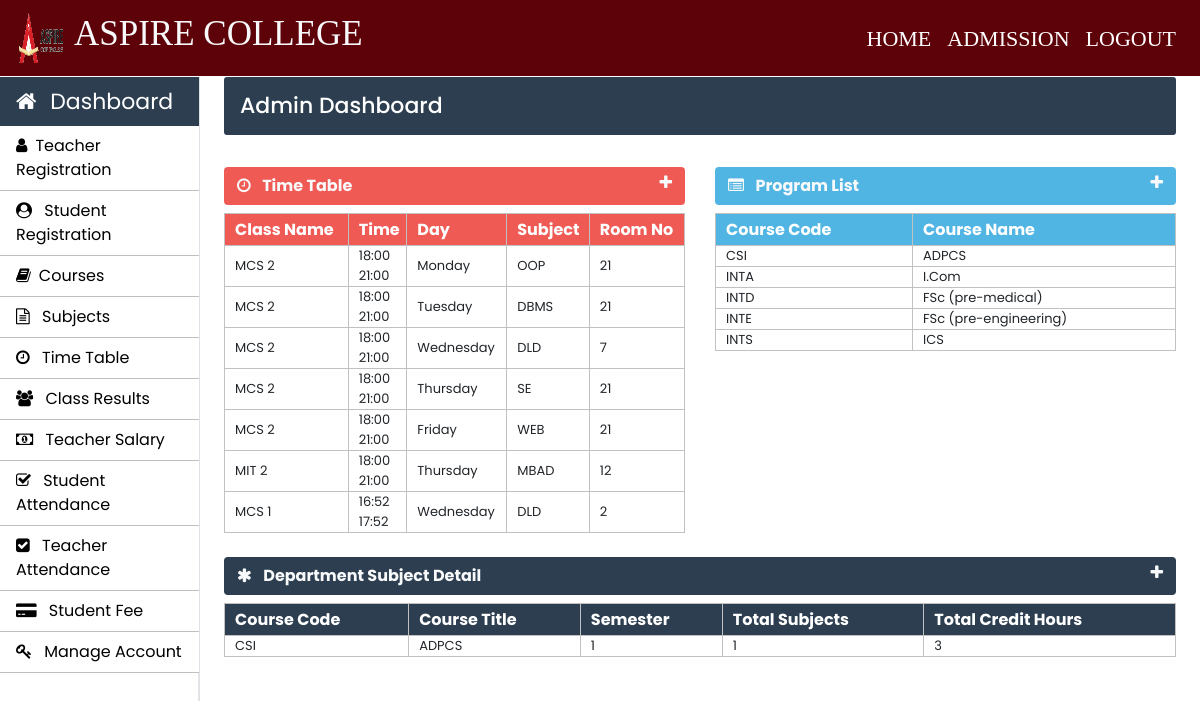
The page /admin/admin-index.php (signed in) on the database its author committed.
### tables this page shows
CREATE TABLE `time_table` (
  `id` int(11) NOT NULL,
  `course_code` varchar(10) NOT NULL,
  `semester` int(11) NOT NULL,
  `timing_from` varchar(10) NOT NULL,
  `timing_to` varchar(10) NOT NULL,
  `day` varchar(20) NOT NULL,
  `subject_code` varchar(20) NOT NULL,
  `room_no` int(11) NOT NULL
);

CREATE TABLE `weekdays` (
  `day_id` int(11) NOT NULL,
  `day_name` varchar(15) NOT NULL
);

CREATE TABLE `courses` (
  `course_code` varchar(10) NOT NULL,
  `course_name` varchar(50) NOT NULL,
  `semester_or_year` varchar(10) NOT NULL,
  `no_of_year` int(10) NOT NULL
);

### Admin/admin-index.php (the view, shortened to what this page needs)
	<?php
		require_once "../connection/connection.php";
	?>
	<?php include('../common/common-header.php') ?>
	<?php include('../common/admin-sidebar.php') ?>
		<main role="main" class="col-xl-10 col-lg-9 col-md-8 ml-sm-auto px-md-4 mb-2 w-100 page-content-index">
			<div class="flex-wrap flex-md-no-wrap pt-3 pb-2 mb-3 text-white admin-dashboard pl-3">
				<h4>Admin Dashboard </h4>
			</div>
			<div class="row">
				<div class=" col-lg-6 col-md-12 col-sm-12 ">
					<div>
						<section class="mt-3">
							<div class="btn btn-block table-one text-light d-flex">
								<span class="font-weight-bold"><i class="fa fa-clock-o mr-2" aria-hidden="true"></i> Time Table</span>
								<a href="" class="ml-auto" data-toggle="collapse" data-target="#collapseOne"><i class="fa fa-plus text-light" aria-hidden="true"></i></a>
							</div>
							<div class="collapse show mt-2" id="collapseOne">
								<table class="w-100 table-elements table-one-tr"cellpadding="2">
									<tr class="pt-5 table-one text-white" style="height: 32px;">
										<th>Class Name</th>
										<th>Time</th>
										<th>Day</th>
										<th>Subject</th>
										<th>Room No</th>
									</tr>
									<?php
										$query="select * from time_table tt inner join weekdays wd on tt.day=wd.day_id";
										$run=mysqli_query($con,$query);
										while($row=mysqli_fetch_array($run)) {
											echo "<tr>";
											echo "<td>".$row["course_code"]." ".$row["semester"]."</td>";
											echo "<td>".$row["timing_from"]."<br>".$row["timing_to"]."</td>";
											echo "<td>".$row["day_name"]."</td>";
											echo "<td>".$row["subject_code"]."</td>";
											echo "<td>".$row["room_no"]."</td>";
											echo "</tr>";
										}
									?>
								</table>
							</div>
						</section>
					</div>
				</div>
				<div class=" col-lg-6 col-md-12 col-sm-12">
					<div>
						<section class="mt-3">
							<div class="btn btn-block table-two text-light d-flex">
								<span class="font-weight-bold"><i class="fa fa-list-alt mr-2" aria-hidden="true"></i> Program List</span>
								<a href="" class="ml-auto" data-toggle="collapse" data-target="#collapsetwo"><i class="fa fa-plus text-light" aria-hidden="true"></i></a>
							</div>
							<div class="collapse show mt-2" id="collapsetwo">
								<table class="w-100 table-elements table-two-tr"cellpadding="2">
									<tr class="pt-5 table-two text-white" style="height: 32px;">
										<th>Course Code</th>
										<th>Course Name</th>
									</tr>
									<?php
										$query="select course_name,course_code from courses";
										$run=mysqli_query($con,$query);
										while($row=mysqli_fetch_array($run)) { ?>
											<tr>
												<td><?php echo $row['course_code'] ?></td>
												<td><?php echo $row['course_name'] ?></td>
											</tr>
										<?php }
									?>
								</table>
							</div>
						</section>
					</div>
				</div>
				<div class="col-md-12">
					<div>
						<section class="mt-4">
							<div class="btn btn-block table-three text-light d-flex">
								<span class="font-weight-bold"><i class="fa fa-asterisk mr-2" aria-hidden="true"></i> Department Subject Detail</span>
								<a href="" class="ml-auto" data-toggle="collapse" data-target="#collapsethree"><i class="fa fa-plus text-light" aria-hidden="true"></i></a>
							</div>
							<div class="collapse show mt-2" id="collapsethree">
								<table class="w-100 table-elements table-three-tr"cellpadding="2">
									<tr class="pt-5 table-three text-white" style="height: 32px;">
										<th>Course Code</th>
										<th>Course Title</th>
										<th>Semester</th>
										<th>Total Subjects</th>
										<th>Total Credit Hours</th>
									</tr>
									<?php
										$query="select course_code,course_name,semester,count(subject_code) as subject_code,sum(credit_hours) as credit_hours from course_subjects join courses using(course_code) group by course_code, semester";
										$run=mysqli_query($con,$query);
										while($row=mysqli_fetch_array($run)) {
											echo "<tr>";
											echo "<td>".$row["course_code"]."</td>";
											echo "<td>".$row["course_name"]."</td>";
											echo "<td>".$row["semester"]."</td>";
											echo "<td>".$row["subject_code"]."</td>";
											echo "<td>".$row["credit_hours"]."</td>";
											echo "</tr>";
										}
									?>
								</table>
							</div>
						</section>
					</div>
				</div>
			</div>
		</main>
	</body>
</html>

### Common/common-header.php (shortened to what this page needs)
<!doctype html>
<html lang="en">
	<head>
      <link rel="stylesheet" type="text/css" href="../bootstrap/css/bootstrap.min.css">
      <link rel="stylesheet" type="text/css" href="../css/footer.css">
      <link rel="stylesheet" type="text/css" href="../css/style.css">
    <link rel="stylesheet" href="https://stackpath.bootstrapcdn.com/font-awesome/4.7.0/css/font-awesome.min.css">
  </head>
  <body>
    <nav class="navbar navbar-expand-lg navbar-dark header-back sticky-top header-navbar-fonts">
      <a class="navbar-brand d-flex align-items-center" href="../index.php">
        <img src="../Images/logo-wide.png" class="logo-image" width="50" height="50">
        <h3 class="text-light text-uppercase ml-2">ASPIRE College</h3>
      </a>
      <div class="collapse navbar-collapse" id="navbarNavDropdown">
        <ul class="navbar-nav ml-auto">
          <li class="nav-item active">
            <a class="nav-link" href="../index.php">HOME<span class="sr-only">(current)</span></a>
          </li>
          <li class="nav-item active">
            <a class="nav-link" href="../admission.php">ADMISSION<span class="sr-only">(current)</span></a>
          </li>
          <li class="nav-item active">
            <a class="nav-link" href="../login/logout.php">LOGOUT<span class="sr-only">(current)</span></a>
          </li>
        </ul>
      </div>
    </nav>

### Common/admin-sidebar.php (shortened to what this page needs)
 <nav id="sidebarMenu" class="">
<div class="col-xl-2 col-lg-3 col-md-4 sidebar position-fixed border-right">
     <div class="sidebar-header">
       <div class="nav-item">
           <a class="nav-link text-white" href="../admin/admin-index.php">
               <i class="fa fa-home mr-2" aria-hidden="true"></i> Dashboard
           </a>
       </div>
     </div>
     <ul class="nav flex-column">
       <li class="nav-item">
         <a class="nav-link" href="../admin/Teacher.php">
           <i class="fa fa-user mr-2" aria-hidden="true"></i>Teacher Registration
         </a>
     </li>
       <li class="nav-item">
         <a class="nav-link" href="../admin/Student.php">
           <i class="fa fa-user-circle mr-2" aria-hidden="true"></i> Student Registration
         </a>
       </li>
       <li class="nav-item">
         <a class="nav-link" href="../admin/Courses.php">
           <i class="fa fa-book mr-2" aria-hidden="true"></i>Courses
         </a>
       </li>
       <li class="nav-item">
         <a class="nav-link" href="../admin/subjects.php">
           <i class="fa fa-file-text-o mr-2" aria-hidden="true"></i> Subjects
         </a>
       </li>
       <li class="nav-item">
         <a class="nav-link" href="../admin/time-table.php">
            <i class="fa fa-clock-o mr-2" aria-hidden="true"></i> Time Table
         </a>
 </li>
       <li class="nav-item">
         <a class="nav-link" href="../admin/class-result.php">
           <i class="fa fa-users mr-2" aria-hidden="true"></i> Class Results
         </a>
       </li>
       <li class="nav-item">
         <a class="nav-link" href="../admin/teacher-salary.php">
           <i class="fa fa-money mr-2" aria-hidden="true"></i> Teacher Salary
         </a>
       </li>
       <li class="nav-item">
         <a class="nav-link" href="../admin/student-attendance.php">
           <i class="fa fa-check-square-o mr-2" aria-hidden="true"></i> Student Attendance
         </a>
       </li>
       <li class="nav-item">
         <a class="nav-link" href="../admin/teacher-attendance.php">
           <i class="fa fa-check-square mr-2" aria-hidden="true"></i> Teacher Attendance
         </a>
       </li>
       <li class="nav-item">
         <a class="nav-link" href="../admin/student-fee.php">
           <i class="fa fa-credit-card-alt mr-2" aria-hidden="true"></i> Student Fee
         </a>
       </li>
       <li class="nav-item">
         <a class="nav-link" href="../admin/manage-accounts.php">
           <i class="fa fa-key mr-2" aria-hidden="true"></i> Manage Account
         </a>
       </li>
     </ul>
   </div>
 </nav>

### Css/Footer.css (style rules this page uses)
body { line-height: 1.5; font-family: 'poppins' , sans-serif; }
* { margin: 0; padding: 0; box-sizing: border-box; }
.row { display: flex; flex-wrap: wrap; }
ul { list-style: none; }

### Css/style.css (style rules this page uses)
h3 { font-size: 25px; }
h4 { font-size: 22px; }
.header-back { background: #5e0209; }
.header-navbar-fonts { font-family: Cambria, Cochin, Georgia, Times, 'Times New Roman', serif; }
.header-navbar-fonts h3 { font-size: 35px !important; }
.header-navbar-fonts ul li a { font-size: 22px !important; }
.sidebar { padding: 0; margin-top: 1px; height: 100%; box-shadow: inset -1px 0 0 rgba(0, 0, 0, .1); background-color: #fff; }
.sidebar-header { background: #2c3e50; font-size: 22px !important; }
.sidebar ul { background-color: #ffffff; }
.sidebar ul li { border-bottom: 1px solid rgb(192, 190, 190); }
.sidebar ul li a { font-size: 16px !important; color: black; }
.admin-dashboard { margin-top: 1px !important; background: #2c3e50 !important; border-radius: 3px; }
.table-elements tr, td, th { font-size: 13px; border: 1px solid rgb(194, 193, 193); padding-left: 10px !important; }
.table-one { background: #eb1811b6; }
.table-two { background: #51b5e4; }
.table-three { background: #2c3e50 !important; }
.table-font-for-transcript td, th { font-size: 16px !important; }

### rows shown on the page
time_table: course_code "MCS", semester "2", timing_from "18:00", timing_to "21:00", weekdays.day_name "Monday", subject_code "OOP", room_no "21"
time_table: course_code "MCS", semester "2", timing_from "18:00", timing_to "21:00", weekdays.day_name "Tuesday", subject_code "DBMS", room_no "21"
time_table: course_code "MCS", semester "2", timing_from "18:00", timing_to "21:00", weekdays.day_name "Wednesday", subject_code "DLD", room_no "7"
time_table: course_code "MCS", semester "2", timing_from "18:00", timing_to "21:00", weekdays.day_name "Thursday", subject_code "SE", room_no "21"
time_table: course_code "MCS", semester "2", timing_from "18:00", timing_to "21:00", weekdays.day_name "Friday", subject_code "WEB", room_no "21"
time_table: course_code "MIT", semester "2", timing_from "18:00", timing_to "21:00", weekdays.day_name "Thursday", subject_code "MBAD", room_no "12"
time_table: course_code "MCS", semester "1", timing_from "16:52", timing_to "17:52", weekdays.day_name "Wednesday", subject_code "DLD", room_no "2"
courses: course_code "CSI", course_name "ADPCS"
courses: course_code "INTA", course_name "I.Com"
courses: course_code "INTD", course_name "FSc (pre-medical)"
courses: course_code "INTE", course_name "FSc (pre-engineering)"
courses: course_code "INTS", course_name "ICS"

### other values the page prints
$row["course_code"] "CSI"
$row["course_name"] "ADPCS"
$row["semester"] "1"
$row["subject_code"] "1"
$row["credit_hours"] "3"
